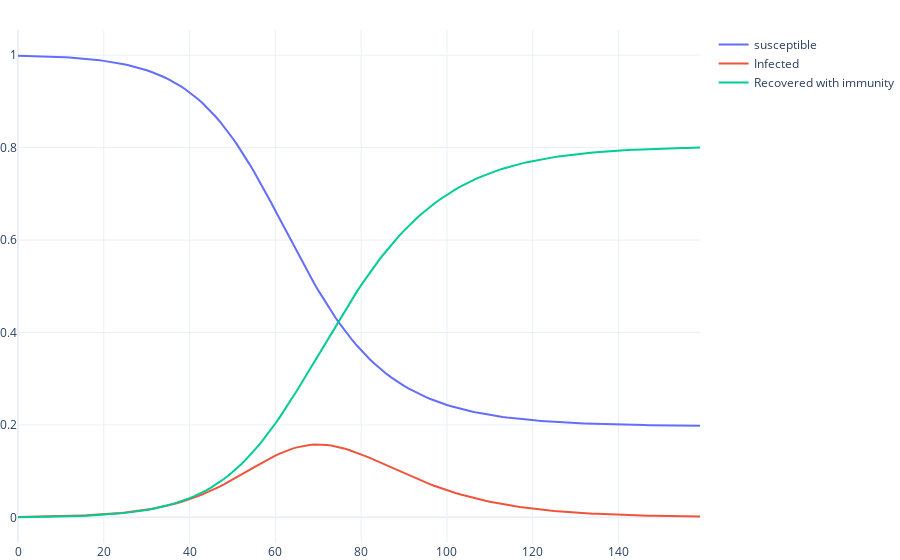

The cell this chart's notebook holds for it:
### Code cell
import numpy as np
from scipy.integrate import odeint
import matplotlib.pyplot as plt

import dash
import dash_bootstrap_components as dbc
import dash_core_components as dcc
import dash_html_components as html
from dash.dependencies import Input, Output
from flask_babel import get_locale, gettext

from pages.sources import display_source_providers, source_facebook
from pages import get_translation, display_graphic
import plotly.graph_objs as go
from graphs.facebook_eu import plot_tot_travel, plot_tot_cases, plot_imported_cases_per_millions,\
    plot_tot_fraction_countries,fraction_imported_cases_over_tot_cases,plot_in_per_million

import pandas as pd
import plotly.express as px


# Total population, N.
N = 1000
# Initial number of infected and recovered individuals, I0 and R0.
I0, R0 = 1, 0
# Everyone else, S0, is susceptible to infection initially.
S0 = N - I0 - R0
# Contact rate, beta, and mean recovery rate, gamma, (in 1/days).
beta, gamma = 0.2, 1./10 
# A grid of time points (in days)

S = [S0]
I = [I0]
R = [R0]

t = [i for i in range(160)]
for i in t:
    dS =  -beta * S[i] * I[i] / N
    dI = beta * S[i] * I[i] / N - gamma * I[i]
    dR = gamma * I[i]
    S.append(S[i]+dS)
    I.append(I[i]+dI)
    R.append(R[i]+dR)
 
plots = []
plots.append(go.Scatter(x=t, y=np.array(S)/1000, name="susceptible"))
plots.append(go.Scatter(x=t, y=np.array(I)/1000, name="Infected"))
plots.append(go.Scatter(x=t, y=np.array(R)/1000, name="Recovered with immunity"))

fig = go.Figure(data=plots, layout=go.Layout(barmode='group'))

fig.update_layout(template="plotly_white", margin=dict(l=0, r=0, t=30, b=0))

fig.show()

### Figure 1 — Plotly figure (JSON) as saved in the notebook; plotly's stock layout.template omitted (floating-point values rounded to 4 significant figures; data arrays with more than 128 entries replaced by an {"elided": "..."} marker saying what was removed)
{"data": [{"name": "susceptible", "type": "scatter", "x": {"elided": "160 int values"}, "y": {"elided": "161 float values"}}, {"name": "Infected", "type": "scatter", "x": {"elided": "160 int values"}, "y": {"elided": "161 float values"}}, {"name": "Recovered with immunity", "type": "scatter", "x": {"elided": "160 int values"}, "y": {"elided": "161 float values"}}], "layout": {"barmode": "group", "margin": {"b": 0, "l": 0, "r": 0, "t": 30}}}
